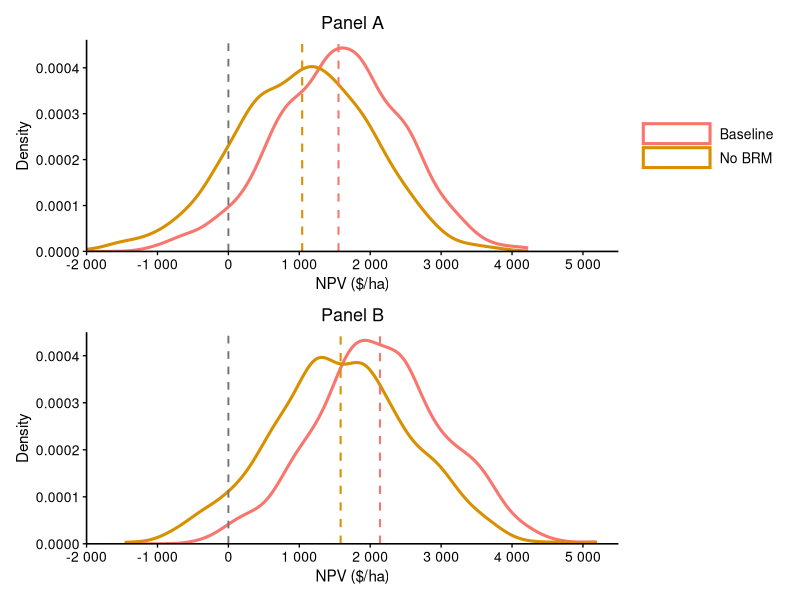
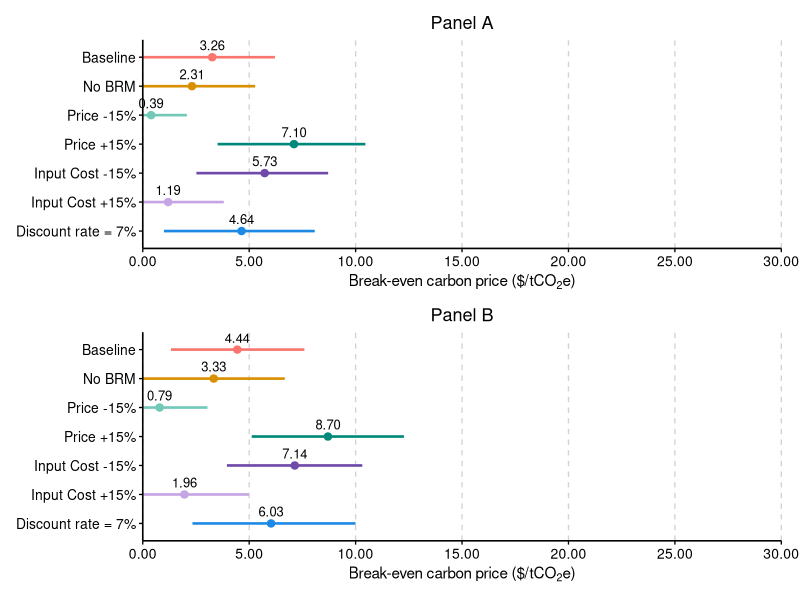
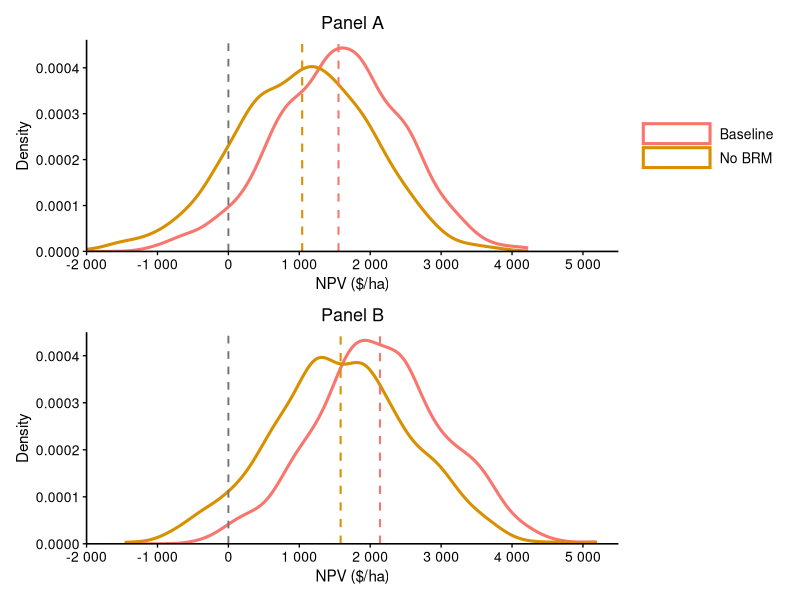
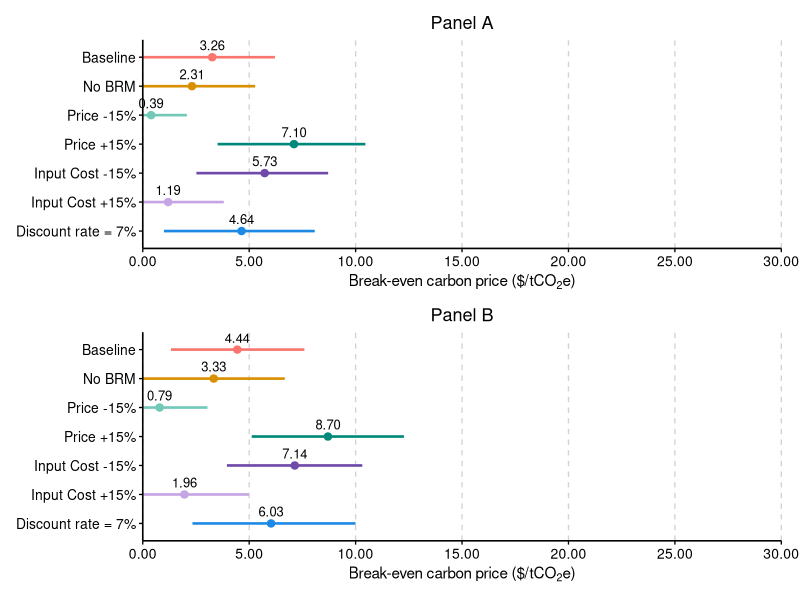

The R script that drew these images, in order:
# ============================================================
# 03_farm_npv_simulation.R
# Stochastic farm NPV and break-even carbon price analysis
# Four-crop and spring wheat-canola rotations
# ============================================================

# ---- 1. Packages and seed --------------------------------------------------

library(dplyr)
library(tidyr)
library(zoo)
library(ggplot2)
library(scales)
library(patchwork)

set.seed(123)

dir.create("results", showWarnings = FALSE, recursive = TRUE)
dir.create("figures", showWarnings = FALSE, recursive = TRUE)


# ---- 2. Model settings -----------------------------------------------------

total_acres <- 1920
coverage_level <- 0.80
machinery_cost_per_acre <- 73.04
carbon_stock_tC_per_ha <- 394
decay_rate <- 0.05

scenario_levels <- c(
  "Baseline",
  "No BRM",
  "Price -15%",
  "Price +15%",
  "Input Cost -15%",
  "Input Cost +15%",
  "Discount rate = 7%"
)

scenarios <- tibble(
  scenario = scenario_levels,
  price_mult = c(1.00, 1.00, 0.85, 1.15, 1.00, 1.00, 1.00),
  cost_mult = c(1.00, 1.00, 1.00, 1.00, 0.85, 1.15, 1.00),
  discount_rate = c(0.10, 0.10, 0.10, 0.10, 0.10, 0.10, 0.07),
  brm_flag = c(1, 0, 1, 1, 1, 1, 1),
  sip_price_flag = c(0, 0, 1, 1, 0, 0, 0)
)


# ---- 3. Load simulation inputs --------------------------------------------

add_model_year <- function(data) {
  data %>%
    arrange(iteration, year) %>%
    group_by(iteration) %>%
    mutate(model_year = row_number()) %>%
    ungroup()
}

sim_price <- read.csv("data/simulated_price.csv") %>%
  rename_with(tolower) %>%
  add_model_year()

sim_yield <- read.csv("data/simulated_yield.csv") %>%
  rename_with(tolower) %>%
  add_model_year()

sim_cost <- read.csv("data/simulated_inputcost.csv") %>%
  rename_with(tolower) %>%
  add_model_year()

iterations <- sort(unique(sim_price$iteration))

drainage_draw <- tibble(
  iteration = iterations,
  drain_cost_per_ha = runif(
    length(iterations),
    min = 559,
    max = 1810
  )
)


# ---- 4. Carbon accounting -------------------------------------------------

calc_pv_avoided_tCO2e <- function(
  carbon_stock_tC_per_ha,
  decay_rate,
  discount_rate
) {
  carbon_stock_tC_per_ha *
    (44 / 12) *
    decay_rate /
    (discount_rate + decay_rate)
}

calc_bep <- function(npv_per_ha, pv_avoided_tCO2e) {
  pmax(npv_per_ha, 0) / pv_avoided_tCO2e
}


# ---- 5. Farm simulation ---------------------------------------------------

run_rotation <- function(
  rotation,
  crops,
  acres,
  raay_year1,
  sip_base
) {

  rotation_acres <- sum(acres)

  prices_long <- sim_price %>%
    dplyr::select(iteration, model_year, all_of(crops)) %>%
    pivot_longer(
      cols = all_of(crops),
      names_to = "crop",
      values_to = "price"
    )

  yields_long <- sim_yield %>%
    dplyr::select(iteration, model_year, all_of(crops)) %>%
    pivot_longer(
      cols = all_of(crops),
      names_to = "crop",
      values_to = "yield"
    )

  costs_long <- sim_cost %>%
    dplyr::select(iteration, model_year, all_of(crops)) %>%
    pivot_longer(
      cols = all_of(crops),
      names_to = "crop",
      values_to = "cost"
    )

  run_scenario <- function(
    scenario_name,
    price_mult,
    cost_mult,
    discount_rate,
    brm_flag,
    sip_price_flag
  ) {

    sip_scenario <- sip_base *
      (1 + sip_price_flag * (price_mult - 1))

    # Crop cash flows
    farm_data <- yields_long %>%
      left_join(
        prices_long,
        by = c("iteration", "model_year", "crop")
      ) %>%
      left_join(
        costs_long,
        by = c("iteration", "model_year", "crop")
      ) %>%
      mutate(
        price = price * price_mult,
        cost = cost * cost_mult + machinery_cost_per_acre,
        yield = yield / 1000,
        crop_acres = acres[crop]
      ) %>%
      arrange(iteration, crop, model_year) %>%
      group_by(iteration, crop) %>%
      mutate(
        raay = cummean(yield),
        raay = replace(
          raay,
          model_year == 1,
          unname(raay_year1[crop][model_year == 1])
        ),
        insured_yield = raay * coverage_level,
        spring_insurance_price = sip_scenario[crop],
        yield_shortfall = pmax(insured_yield - yield, 0),
        production_loss_payment =
          brm_flag *
          yield_shortfall *
          spring_insurance_price,
        variable_price_payment =
          brm_flag *
          yield_shortfall *
          pmax(
            0,
            pmin(
              price - spring_insurance_price,
              0.5 * spring_insurance_price
            )
          ) *
          as.numeric(price >= 1.1 * spring_insurance_price)
      ) %>%
      ungroup() %>%
      mutate(
        crop_revenue = yield * price * crop_acres,
        insurance_payment =
          (production_loss_payment + variable_price_payment) *
          crop_acres,
        allowable_income = crop_revenue + insurance_payment,
        allowable_expense = cost * crop_acres,
        net_crop_cashflow = allowable_income - allowable_expense
      )

    # AgriStability
    farm_margin <- farm_data %>%
      group_by(iteration, model_year) %>%
      summarise(
        total_income = sum(allowable_income),
        total_expense = sum(allowable_expense),
        production_margin = total_income - total_expense,
        .groups = "drop"
      ) %>%
      arrange(iteration, model_year) %>%
      group_by(iteration) %>%
      mutate(
        reference_margin_5 = zoo::rollapplyr(
          production_margin,
          width = 5,
          FUN = function(x) mean(sort(x)[2:4]),
          fill = NA,
          partial = FALSE
        ),
        reference_margin_3 = zoo::rollapplyr(
          production_margin,
          width = 3,
          FUN = mean,
          fill = NA,
          partial = FALSE
        ),
        reference_margin_3 = replace(
          reference_margin_3,
          row_number() < 3,
          NA_real_
        ),
        reference_margin = coalesce(
          reference_margin_5,
          reference_margin_3
        ),
        trigger_margin = 0.7 * reference_margin,
        margin_shortfall = pmax(
          coalesce(trigger_margin - production_margin, 0),
          0
        ),
        agristability_payment =
          brm_flag * 0.8 * margin_shortfall
      ) %>%
      ungroup()

    # Farm cash flows
    farm_cashflow <- farm_data %>%
      group_by(iteration, model_year) %>%
      summarise(
        net_crop_cashflow = sum(net_crop_cashflow),
        .groups = "drop"
      ) %>%
      left_join(
        farm_margin %>%
          dplyr::select(
            iteration,
            model_year,
            agristability_payment
          ),
        by = c("iteration", "model_year")
      ) %>%
      mutate(
        total_cashflow =
          net_crop_cashflow + agristability_payment,
        discounted_cashflow =
          total_cashflow /
          (1 + discount_rate)^model_year
      )

    # NPV and break-even carbon price
    farm_cashflow %>%
      group_by(iteration) %>%
      summarise(
        npv_cashflows = sum(discounted_cashflow),
        final_year = max(model_year),
        final_cashflow =
          total_cashflow[which.max(model_year)],
        terminal_value =
          (final_cashflow / discount_rate) /
          (1 + discount_rate)^final_year,
        npv_total = npv_cashflows + terminal_value,
        .groups = "drop"
      ) %>%
      left_join(drainage_draw, by = "iteration") %>%
      mutate(
        drainage_total =
          drain_cost_per_ha * (rotation_acres / 2.47),
        npv_total_adj =
          npv_total - drainage_total,
        npv_per_ha =
          (npv_total_adj / rotation_acres) * 2.47,
        rotation = rotation,
        scenario = scenario_name,
        discount_rate = discount_rate,
        pv_avoided_tCO2e =
          calc_pv_avoided_tCO2e(
            carbon_stock_tC_per_ha,
            decay_rate,
            discount_rate
          ),
        bep_cad_per_tCO2e =
          calc_bep(
            npv_per_ha,
            pv_avoided_tCO2e
          )
      ) %>%
      dplyr::select(
        iteration,
        rotation,
        scenario,
        discount_rate,
        npv_per_ha,
        bep_cad_per_tCO2e
      )
  }

  scenario_results <- lapply(
    seq_len(nrow(scenarios)),
    function(i) {
      run_scenario(
        scenario_name = scenarios$scenario[i],
        price_mult = scenarios$price_mult[i],
        cost_mult = scenarios$cost_mult[i],
        discount_rate = scenarios$discount_rate[i],
        brm_flag = scenarios$brm_flag[i],
        sip_price_flag = scenarios$sip_price_flag[i]
      )
    }
  )

  bind_rows(scenario_results)
}


# ---- 6. Crop rotations ----------------------------------------------------

acres_4 <- c(
  swheat = round(total_acres * 0.27),
  canola = round(total_acres * 0.41),
  barley = round(total_acres * 0.18)
)

acres_4 <- c(
  acres_4,
  oats = total_acres - sum(acres_4)
)

acres_2 <- c(
  swheat = round(total_acres * 0.40),
  canola = total_acres - round(total_acres * 0.40)
)

raay <- c(
  swheat = 1.756,
  oats = 1.843,
  barley = 1.661,
  canola = 0.889
)

sip <- c(
  swheat = 285,
  oats = 250,
  barley = 245,
  canola = 575
)


# ---- 7. Run simulations ---------------------------------------------------

npv_4 <- run_rotation(
  rotation = "4-crop",
  crops = c("swheat", "canola", "barley", "oats"),
  acres = acres_4,
  raay_year1 = raay[c("swheat", "canola", "barley", "oats")],
  sip_base = sip[c("swheat", "canola", "barley", "oats")]
)

npv_2 <- run_rotation(
  rotation = "2-crop",
  crops = c("swheat", "canola"),
  acres = acres_2,
  raay_year1 = raay[c("swheat", "canola")],
  sip_base = sip[c("swheat", "canola")]
)

npv_all <- bind_rows(npv_4, npv_2) %>%
  mutate(
    scenario = factor(
      scenario,
      levels = scenario_levels
    ),
    rotation = factor(
      rotation,
      levels = c("4-crop", "2-crop")
    )
  )


# ---- 8. Summary tables ----------------------------------------------------

npv_summary <- npv_all %>%
  group_by(rotation, scenario) %>%
  summarise(
    mean_npv = mean(npv_per_ha, na.rm = TRUE),
    sd_npv = sd(npv_per_ha, na.rm = TRUE),
    p05 = quantile(npv_per_ha, 0.05, na.rm = TRUE),
    median = median(npv_per_ha, na.rm = TRUE),
    p95 = quantile(npv_per_ha, 0.95, na.rm = TRUE),
    p_npv_negative = mean(npv_per_ha < 0, na.rm = TRUE),
    .groups = "drop"
  )

bep_summary <- npv_all %>%
  group_by(rotation, scenario) %>%
  summarise(
    mean_bep = mean(bep_cad_per_tCO2e, na.rm = TRUE),
    sd_bep = sd(bep_cad_per_tCO2e, na.rm = TRUE),
    p05 = quantile(bep_cad_per_tCO2e, 0.05, na.rm = TRUE),
    median = median(bep_cad_per_tCO2e, na.rm = TRUE),
    p95 = quantile(bep_cad_per_tCO2e, 0.95, na.rm = TRUE),
    .groups = "drop"
  )

print(npv_summary)
print(bep_summary)

write.csv(
  npv_summary,
  "data/NPV_summary.csv",
  row.names = FALSE
)

write.csv(
  bep_summary,
  "data/BEP_summary.csv",
  row.names = FALSE
)


# ---- 9. Figure settings ---------------------------------------------------

scenario_colours <- c(
  "Baseline" = "#F8766D",
  "No BRM" = "#D89000",
  "Price -15%" = "#72C9B8",
  "Price +15%" = "#00897B",
  "Input Cost -15%" = "#6F4AA8",
  "Input Cost +15%" = "#C5A5E3",
  "Discount rate = 7%" = "#1E88E5"
)

theme_publication <- theme_classic(base_size = 11) +
  theme(
    plot.title = element_text(
      size = 13,
      face = "plain",
      hjust = 0.5,
      margin = margin(b = 5)
    ),
    axis.title = element_text(size = 11),
    axis.text = element_text(
      size = 10,
      colour = "black"
    ),
    axis.line = element_line(
      linewidth = 0.55,
      colour = "black"
    ),
    axis.ticks = element_line(
      linewidth = 0.45,
      colour = "black"
    ),
    legend.title = element_blank(),
    legend.text = element_text(size = 10),
    plot.margin = margin(
      6, 8, 5, 6,
      unit = "pt"
    )
  )


# ---- 10. NPV distributions ------------------------------------------------

npv_scenarios <- c(
  "Baseline",
  "No BRM"
)

make_npv_density_panel <- function(
  data,
  panel_title,
  legend_position
) {

  plot_data <- data %>%
    filter(scenario %in% npv_scenarios) %>%
    mutate(
      scenario = factor(
        as.character(scenario),
        levels = npv_scenarios
      )
    )

  mean_data <- plot_data %>%
    group_by(scenario) %>%
    summarise(
      mean_npv = mean(npv_per_ha, na.rm = TRUE),
      .groups = "drop"
    )

  ggplot(
    plot_data,
    aes(
      x = npv_per_ha,
      colour = scenario
    )
  ) +
    geom_density(
      linewidth = 1.05,
      adjust = 1,
      na.rm = TRUE
    ) +
    geom_vline(
      xintercept = 0,
      colour = "grey45",
      linetype = "dashed",
      linewidth = 0.65
    ) +
    geom_vline(
      data = mean_data,
      aes(
        xintercept = mean_npv,
        colour = scenario
      ),
      linetype = "dashed",
      linewidth = 0.70,
      show.legend = FALSE,
      inherit.aes = FALSE
    ) +
    scale_colour_manual(
      values = scenario_colours[npv_scenarios],
      breaks = npv_scenarios
    ) +
    scale_x_continuous(
      breaks = seq(-2000, 5000, by = 1000),
      labels = label_number(
        accuracy = 1,
        big.mark = " "
      ),
      expand = expansion(mult = c(0, 0))
    ) +
    scale_y_continuous(
      breaks = seq(0, 0.0004, by = 0.0001),
      labels = label_number(accuracy = 0.0001),
      expand = expansion(mult = c(0, 0.04))
    ) +
    coord_cartesian(
      xlim = c(-2000, 5500)
    ) +
    labs(
      title = panel_title,
      x = "NPV ($/ha)",
      y = "Density",
      colour = NULL
    ) +
    theme_publication +
    theme(
      panel.grid = element_blank(),
      legend.position = legend_position,
      legend.key.width = grid::unit(1.8, "cm")
    )
}

p_npv_A <- make_npv_density_panel(
  data = filter(npv_all, rotation == "4-crop"),
  panel_title = "Panel A",
  legend_position = "right"
)

p_npv_B <- make_npv_density_panel(
  data = filter(npv_all, rotation == "2-crop"),
  panel_title = "Panel B",
  legend_position = "none"
)

npv_figure <- p_npv_A / p_npv_B +
  plot_layout(heights = c(1, 1))

print(npv_figure)


# ---- 11. Break-even carbon prices -----------------------------------------

make_bep_panel <- function(
  data,
  panel_title
) {

  summary_data <- data %>%
    group_by(scenario) %>%
    summarise(
      mean_bep =
        mean(bep_cad_per_tCO2e, na.rm = TRUE),
      p05 =
        quantile(
          bep_cad_per_tCO2e,
          0.05,
          na.rm = TRUE
        ),
      p95 =
        quantile(
          bep_cad_per_tCO2e,
          0.95,
          na.rm = TRUE
        ),
      .groups = "drop"
    ) %>%
    mutate(
      scenario = factor(
        as.character(scenario),
        levels = scenario_levels
      ),
      mean_label = sprintf("%.2f", mean_bep)
    )

  ggplot(
    summary_data,
    aes(
      y = scenario,
      x = mean_bep,
      colour = scenario
    )
  ) +
    geom_linerange(
      aes(
        xmin = p05,
        xmax = p95
      ),
      linewidth = 0.9,
      show.legend = FALSE
    ) +
    geom_point(
      size = 2.2,
      show.legend = FALSE
    ) +
    geom_text(
      aes(label = mean_label),
      nudge_y = 0.24,
      vjust = 0,
      size = 3.3,
      colour = "black",
      show.legend = FALSE
    ) +
    scale_colour_manual(
      values = scenario_colours,
      breaks = scenario_levels,
      drop = FALSE
    ) +
    scale_y_discrete(
      limits = rev(scenario_levels)
    ) +
    scale_x_continuous(
      breaks = seq(0, 30, by = 5),
      labels = label_number(accuracy = 0.01),
      expand = expansion(mult = c(0, 0))
    ) +
    coord_cartesian(
      xlim = c(0, 30),
      clip = "off"
    ) +
    labs(
      title = panel_title,
      x = expression(
        "Break-even carbon price ($/tCO"[2]*"e)"
      ),
      y = NULL
    ) +
    theme_publication +
    theme(
      legend.position = "none",
      panel.grid.major.x = element_line(
        colour = "grey82",
        linewidth = 0.45,
        linetype = "dashed"
      ),
      panel.grid.major.y = element_blank(),
      panel.grid.minor = element_blank()
    )
}

p_bep_A <- make_bep_panel(
  data = filter(npv_all, rotation == "4-crop"),
  panel_title = "Panel A"
)

p_bep_B <- make_bep_panel(
  data = filter(npv_all, rotation == "2-crop"),
  panel_title = "Panel B"
)

bep_figure <- p_bep_A / p_bep_B +
  plot_layout(heights = c(1, 1))

print(bep_figure)


# ---- 12. Save figures -----------------------------------------------------

ggsave(
  filename = "figures/Figure_NPV_rotations.png",
  plot = npv_figure,
  width = 220,
  height = 185,
  units = "mm",
  dpi = 600,
  bg = "white"
)


ggsave(
  filename = "figures/Figure_BEP_rotations.png",
  plot = bep_figure,
  width = 180,
  height = 220,
  units = "mm",
  dpi = 600,
  bg = "white"
)
